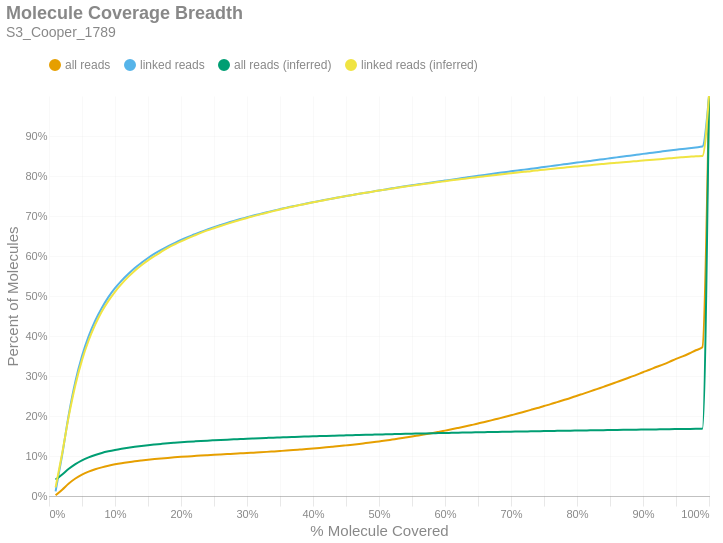

Here is the notebook cell this chart was saved with:
### Markdown cell above
### Molecule Read Coverage
This chart shows molecule coverage breadth as computed by the number of bases aligned to that molecule. In other words, "*how much of each unique long molecule is actually sequenced/aligned?*" Keep in mind there is a distinction between sequences and alignments, since some sequences belonging to a particular molecule may not align well and wouldn't appear in the alignment data. This chart also shows molecule coverage breadth as computed by the *inferred fragment* from which the aligned sequences originate. Unlike read coverage, this calculation takes into account the total insert size, including unsequenced gaps between the forward and reverse reads. Like the previous figures, these are cumulative percents.

### Code cell
if SKIPLR:
    print_html(f"Skipped")
else:
    binned_df = consolidated_hist(valids['coverage_bp'], mask, 0.01, True)
    binned_df_inf = consolidated_hist(valids['coverage_inserts'], mask, 0.01, True)
    binned_df = binned_df.with_columns(pl.lit(binned_df_inf['all reads (cumsum)']).alias('all reads (inferred)'))
    binned_df = binned_df.with_columns(pl.lit(binned_df_inf['linked reads (cumsum)']).alias('linked reads (inferred)'))
    binned_df = binned_df.with_columns(
        (pl.col('bin').cast(pl.Float64) + 0.01).alias('right_edge')
    )

    with SafeRender(binned_df):
        (
            density_plot(binned_df, 'Molecule Coverage Breadth', samplename, 'molcov', ['all reads (inferred)','linked reads (inferred)'])
            .encode(
                #x=alt.X('bin:Q', title="% Molecule Covered").axis(format = '%').scale(padding=0),
                x=alt.X('right_edge:Q', title="% Molecule Covered").axis(format='%').scale(padding=0),
                y=alt.Y('value:Q', title='Percent of Molecules')
                    .axis(format='%')
                    .stack(False)
                    .scale(domainMin=0, padding=0),
                color=alt.Color("key:N").scale(domain = ["all reads", "linked reads", "all reads (inferred)", "linked reads (inferred)"]),
                tooltip = [
                    alt.Tooltip("key:N", title = "Data Type"),
                    alt.Tooltip("range_label:N", title="% Molecule Covered"),
                    alt.Tooltip("value:Q", format = ".2%", title="% Molecules")
                ]
            )
        ).display()

### Figure 1 — Vega-Lite specification as saved in the notebook (floating-point values rounded to 4 significant figures)
{"width": "container", "height": 400, "config": {"title": {"anchor": "start", "dy": -15, "fontSize": 18, "color": "#888888", "subtitleColor": "#888888", "subtitleFontSize": 14}, "arc": {"fill": "#0072B2"}, "axis": {"domainColor": "#888888", "domainWidth": 0.5, "gridWidth": 0.2, "grid": false, "titleFontWeight": 400, "titleFontSize": 15, "labelFontSize": 11, "labelColor": "#888888", "tickColor": "#888888", "tickWidth": 0.2, "titleColor": "#888888"}, "axisBand": {"grid": false}, "axisX": {"grid": true, "tickSize": 10, "domainCap": "round"}, "axisY": {"domain": false, "grid": true, "tickSize": 0, "domainCap": "round"}, "background": "transparent", "header": {"labelFontSize": 15, "labelColor": "#888888", "titleFontSize": 15, "titleFontWeight": 600, "titleColor": "#888888"}, "legend": {"labelFont": "sans-serif", "labelFontSize": 12, "labelColor": "#888888", "symbolSize": 100, "symbolType": "circle", "titleFontSize": 12, "titlePadding": 10, "titleColor": "#888888", "title": null, "orient": "top"}, "range": {"category": ["#E69F00", "#56B4E9", "#009E73", "#F0E442", "#0072B2", "#D55E00", "#CC79A7", "#000000"], "diverging": ["#cfe8f3", "#a2d4ec", "#73bfe2", "#46abdb", "#1696d2", "#12719e"]}, "area": {"fill": "#0072B2", "fillOpacity": 0.7, "line": true, "strokeOpacity": 0.7}, "line": {"color": "#0072B2", "stroke": "#0072B2", "strokeWidth": 2}, "trail": {"color": "#0072B2", "stroke": "#0072B2", "strokeWidth": 0, "size": 1}, "point": {"filled": true, "fillOpacity": 1.0, "size": 95}, "text": {"color": "#888888", "fontSize": 11, "align": "right", "fontWeight": 400, "size": 11}, "bar": {"fill": "#0072B2", "stroke": null}, "view": {"stroke": null, "continuousWidth": 660, "continuousHeight": 400}}, "data": {"name": "data-d3ca581707397f487d1f52459ad8e36b"}, "mark": {"type": "line", "interpolate": "monotone", "point": {"opacity": 0, "size": 275}}, "encoding": {"color": {"field": "key", "scale": {"domain": ["all reads", "linked reads", "all reads (inferred)", "linked reads (inferred)"]}, "type": "nominal"}, "tooltip": [{"field": "key", "title": "Data Type", "type": "nominal"}, {"field": "range_label", "title": "% Molecule Covered", "type": "nominal"}, {"field": "value", "format": ".2%", "title": "% Molecules", "type": "quantitative"}], "x": {"axis": {"format": "%"}, "field": "right_edge", "scale": {"padding": 0}, "title": "% Molecule Covered", "type": "quantitative"}, "y": {"axis": {"format": "%"}, "field": "value", "scale": {"domainMin": 0, "padding": 0}, "stack": false, "title": "Percent of Molecules", "type": "quantitative"}}, "params": [{"name": "param_c36ac31b6afebe62", "select": {"type": "point", "fields": ["key"]}, "bind": "legend"}], "title": {"text": "Molecule Coverage Breadth", "subtitle": "S3_Cooper_1789"}, "transform": [{"fold": ["all reads (cumsum)", "linked reads (cumsum)", "all reads (inferred)", "linked reads (inferred)"]}, {"calculate": "replace(datum.key, ' (cumsum)', '')", "as": "key"}, {"filter": {"param": "param_c36ac31b6afebe62"}}], "usermeta": {"embedOptions": {"downloadFileName": "S3_Cooper_1789.molcov"}}, "$schema": "https://vega.github.io/schema/vega-lite/v6.1.0.json", "datasets": {"data-d3ca581707397f487d1f52459ad8e36b": [{"bin": "0.0", "interval": "0.0-0.01", "all reads": 0.001865, "linked reads": 0.01143, "all reads (cumsum)": 0.001865, "linked reads (cumsum)": 0.01143, "range_label": "0.0-0.01", "all reads (inferred)": 0.041, "linked reads (inferred)": 0.02169, "right_edge": 0.01}, {"bin": "0.01", "interval": "0.01-0.02", "all reads": 0.01402, "linked reads": 0.09168, "all reads (cumsum)": 0.01589, "linked reads (cumsum)": 0.1031, "range_label": "0.01-0.02", "all reads (inferred)": 0.054, "linked reads (inferred)": 0.1068, "right_edge": 0.02}, {"bin": "0.02", "interval": "0.02-0.03", "all reads": 0.01534, "linked reads": 0.101, "all reads (cumsum)": 0.03123, "linked reads (cumsum)": 0.2041, "range_label": "0.02-0.03", "all reads (inferred)": 0.06807, "linked reads (inferred)": 0.1997, "right_edge": 0.03}, {"bin": "0.03", "interval": "0.03-0.04", "all reads": 0.01252, "linked reads": 0.08249, "all reads (cumsum)": 0.04375, "linked reads (cumsum)": 0.2866, "range_label": "0.03-0.04", "all reads (inferred)": 0.07986, "linked reads (inferred)": 0.2777, "right_edge": 0.04}, {"bin": "0.04", "interval": "0.04-0.05", "all reads": 0.009612, "linked reads": 0.06338, "all reads (cumsum)": 0.05336, "linked reads (cumsum)": 0.35, "range_label": "0.04-0.05", "all reads (inferred)": 0.08924, "linked reads (inferred)": 0.3397, "right_edge": 0.05}, {"bin": "0.05", "interval": "0.05-0.06", "all reads": 0.007487, "linked reads": 0.04929, "all reads (cumsum)": 0.06085, "linked reads (cumsum)": 0.3992, "range_label": "0.05-0.06", "all reads (inferred)": 0.09665, "linked reads (inferred)": 0.3888, "right_edge": 0.06}, {"bin": "0.06", "interval": "0.06-0.07", "all reads": 0.005969, "linked reads": 0.03922, "all reads (cumsum)": 0.06682, "linked reads (cumsum)": 0.4385, "range_label": "0.06-0.07", "all reads (inferred)": 0.1026, "linked reads (inferred)": 0.4283, "right_edge": 0.07}, {"bin": "0.07", "interval": "0.07-0.08", "all reads": 0.004797, "linked reads": 0.03152, "all reads (cumsum)": 0.07161, "linked reads (cumsum)": 0.47, "range_label": "0.07-0.08", "all reads (inferred)": 0.1076, "linked reads (inferred)": 0.4612, "right_edge": 0.08}, {"bin": "0.08", "interval": "0.08-0.09", "all reads": 0.004138, "linked reads": 0.0272, "all reads (cumsum)": 0.07575, "linked reads (cumsum)": 0.4972, "range_label": "0.08-0.09", "all reads (inferred)": 0.1116, "linked reads (inferred)": 0.4879, "right_edge": 0.09}, {"bin": "0.09", "interval": "0.09-0.1", "all reads": 0.00341, "linked reads": 0.02224, "all reads (cumsum)": 0.07916, "linked reads (cumsum)": 0.5194, "range_label": "0.09-0.1", "all reads (inferred)": 0.1151, "linked reads (inferred)": 0.5106, "right_edge": 0.1}, {"bin": "0.1", "interval": "0.1-0.11", "all reads": 0.002911, "linked reads": 0.01896, "all reads (cumsum)": 0.08207, "linked reads (cumsum)": 0.5384, "range_label": "0.1-0.11", "all reads (inferred)": 0.118, "linked reads (inferred)": 0.5302, "right_edge": 0.11}, {"bin": "0.11", "interval": "0.11-0.12", "all reads": 0.002528, "linked reads": 0.01647, "all reads (cumsum)": 0.0846, "linked reads (cumsum)": 0.5548, "range_label": "0.11-0.12", "all reads (inferred)": 0.1207, "linked reads (inferred)": 0.5478, "right_edge": 0.12}, {"bin": "0.12", "interval": "0.12-0.13", "all reads": 0.002335, "linked reads": 0.01515, "all reads (cumsum)": 0.08694, "linked reads (cumsum)": 0.57, "range_label": "0.12-0.13", "all reads (inferred)": 0.1231, "linked reads (inferred)": 0.5634, "right_edge": 0.13}, {"bin": "0.13", "interval": "0.13-0.14", "all reads": 0.001998, "linked reads": 0.01294, "all reads (cumsum)": 0.08893, "linked reads (cumsum)": 0.5829, "range_label": "0.13-0.14", "all reads (inferred)": 0.1252, "linked reads (inferred)": 0.577, "right_edge": 0.14}, {"bin": "0.14", "interval": "0.14-0.15", "all reads": 0.001851, "linked reads": 0.01198, "all reads (cumsum)": 0.09078, "linked reads (cumsum)": 0.5949, "range_label": "0.14-0.15", "all reads (inferred)": 0.127, "linked reads (inferred)": 0.589, "right_edge": 0.15}, {"bin": "0.15", "interval": "0.15-0.16", "all reads": 0.001678, "linked reads": 0.01075, "all reads (cumsum)": 0.09246, "linked reads (cumsum)": 0.6057, "range_label": "0.15-0.16", "all reads (inferred)": 0.1286, "linked reads (inferred)": 0.5999, "right_edge": 0.16}, {"bin": "0.16", "interval": "0.16-0.17", "all reads": 0.00146, "linked reads": 0.009421, "all reads (cumsum)": 0.09392, "linked reads (cumsum)": 0.6151, "range_label": "0.16-0.17", "all reads (inferred)": 0.1302, "linked reads (inferred)": 0.6104, "right_edge": 0.17}, {"bin": "0.17", "interval": "0.17-0.18", "all reads": 0.001357, "linked reads": 0.008677, "all reads (cumsum)": 0.09528, "linked reads (cumsum)": 0.6238, "range_label": "0.17-0.18", "all reads (inferred)": 0.1317, "linked reads (inferred)": 0.6202, "right_edge": 0.18}, {"bin": "0.18", "interval": "0.18-0.19", "all reads": 0.001293, "linked reads": 0.008221, "all reads (cumsum)": 0.09657, "linked reads (cumsum)": 0.632, "range_label": "0.18-0.19", "all reads (inferred)": 0.133, "linked reads (inferred)": 0.6287, "right_edge": 0.19}, {"bin": "0.19", "interval": "0.19-0.2", "all reads": 0.001249, "linked reads": 0.007934, "all reads (cumsum)": 0.09782, "linked reads (cumsum)": 0.6399, "range_label": "0.19-0.2", "all reads (inferred)": 0.1342, "linked reads (inferred)": 0.6366, "right_edge": 0.2}, {"bin": "0.2", "interval": "0.2-0.21", "all reads": 0.001171, "linked reads": 0.00734, "all reads (cumsum)": 0.09899, "linked reads (cumsum)": 0.6473, "range_label": "0.2-0.21", "all reads (inferred)": 0.1353, "linked reads (inferred)": 0.644, "right_edge": 0.21}, {"bin": "0.21", "interval": "0.21-0.22", "all reads": 0.001049, "linked reads": 0.006582, "all reads (cumsum)": 0.1, "linked reads (cumsum)": 0.6539, "range_label": "0.21-0.22", "all reads (inferred)": 0.1364, "linked reads (inferred)": 0.651, "right_edge": 0.22}, {"bin": "0.22", "interval": "0.22-0.23", "all reads": 0.001055, "linked reads": 0.006567, "all reads (cumsum)": 0.1011, "linked reads (cumsum)": 0.6604, "range_label": "0.22-0.23", "all reads (inferred)": 0.1375, "linked reads (inferred)": 0.6579, "right_edge": 0.23}, {"bin": "0.23", "interval": "0.23-0.24", "all reads": 0.0009682, "linked reads": 0.005894, "all reads (cumsum)": 0.1021, "linked reads (cumsum)": 0.6663, "range_label": "0.23-0.24", "all reads (inferred)": 0.1384, "linked reads (inferred)": 0.664, "right_edge": 0.24}, {"bin": "0.24", "interval": "0.24-0.25", "all reads": 0.0009488, "linked reads": 0.005674, "all reads (cumsum)": 0.103, "linked reads (cumsum)": 0.672, "range_label": "0.24-0.25", "all reads (inferred)": 0.1393, "linked reads (inferred)": 0.6696, "right_edge": 0.25}, {"bin": "0.25", "interval": "0.25-0.26", "all reads": 0.0009094, "linked reads": 0.005409, "all reads (cumsum)": 0.1039, "linked reads (cumsum)": 0.6774, "range_label": "0.25-0.26", "all reads (inferred)": 0.1401, "linked reads (inferred)": 0.6751, "right_edge": 0.26}, {"bin": "0.26", "interval": "0.26-0.27", "all reads": 0.0008932, "linked reads": 0.005278, "all reads (cumsum)": 0.1048, "linked reads (cumsum)": 0.6827, "range_label": "0.26-0.27", "all reads (inferred)": 0.1409, "linked reads (inferred)": 0.6804, "right_edge": 0.27}, {"bin": "0.27", "interval": "0.27-0.28", "all reads": 0.0008721, "linked reads": 0.004916, "all reads (cumsum)": 0.1057, "linked reads (cumsum)": 0.6876, "range_label": "0.27-0.28", "all reads (inferred)": 0.1417, "linked reads (inferred)": 0.6855, "right_edge": 0.28}, {"bin": "0.28", "interval": "0.28-0.29", "all reads": 0.0009066, "linked reads": 0.00471, "all reads (cumsum)": 0.1066, "linked reads (cumsum)": 0.6923, "range_label": "0.28-0.29", "all reads (inferred)": 0.1424, "linked reads (inferred)": 0.6902, "right_edge": 0.29}, {"bin": "0.29", "interval": "0.29-0.3", "all reads": 0.0008944, "linked reads": 0.004445, "all reads (cumsum)": 0.1075, "linked reads (cumsum)": 0.6967, "range_label": "0.29-0.3", "all reads (inferred)": 0.1432, "linked reads (inferred)": 0.6952, "right_edge": 0.3}, {"bin": "0.3", "interval": "0.3-0.31", "all reads": 0.0009282, "linked reads": 0.004434, "all reads (cumsum)": 0.1084, "linked reads (cumsum)": 0.7012, "range_label": "0.3-0.31", "all reads (inferred)": 0.1439, "linked reads (inferred)": 0.6997, "right_edge": 0.31}, {"bin": "0.31", "interval": "0.31-0.32", "all reads": 0.0009144, "linked reads": 0.004038, "all reads (cumsum)": 0.1093, "linked reads (cumsum)": 0.7052, "range_label": "0.31-0.32", "all reads (inferred)": 0.1446, "linked reads (inferred)": 0.704, "right_edge": 0.32}, {"bin": "0.32", "interval": "0.32-0.33", "all reads": 0.0009805, "linked reads": 0.004045, "all reads (cumsum)": 0.1103, "linked reads (cumsum)": 0.7093, "range_label": "0.32-0.33", "all reads (inferred)": 0.1452, "linked reads (inferred)": 0.7082, "right_edge": 0.33}, {"bin": "0.33", "interval": "0.33-0.34", "all reads": 0.00109, "linked reads": 0.004101, "all reads (cumsum)": 0.1114, "linked reads (cumsum)": 0.7134, "range_label": "0.33-0.34", "all reads (inferred)": 0.1458, "linked reads (inferred)": 0.7122, "right_edge": 0.34}, {"bin": "0.34", "interval": "0.34-0.35", "all reads": 0.001095, "linked reads": 0.003877, "all reads (cumsum)": 0.1125, "linked reads (cumsum)": 0.7172, "range_label": "0.34-0.35", "all reads (inferred)": 0.1464, "linked reads (inferred)": 0.7161, "right_edge": 0.35}, {"bin": "0.35", "interval": "0.35-0.36", "all reads": 0.001103, "linked reads": 0.003709, "all reads (cumsum)": 0.1136, "linked reads (cumsum)": 0.721, "range_label": "0.35-0.36", "all reads (inferred)": 0.147, "linked reads (inferred)": 0.7201, "right_edge": 0.36}, {"bin": "0.36", "interval": "0.36-0.37", "all reads": 0.001166, "linked reads": 0.003354, "all reads (cumsum)": 0.1148, "linked reads (cumsum)": 0.7243, "range_label": "0.36-0.37", "all reads (inferred)": 0.1476, "linked reads (inferred)": 0.7237, "right_edge": 0.37}, {"bin": "0.37", "interval": "0.37-0.38", "all reads": 0.001247, "linked reads": 0.0035, "all reads (cumsum)": 0.116, "linked reads (cumsum)": 0.7278, "range_label": "0.37-0.38", "all reads (inferred)": 0.1482, "linked reads (inferred)": 0.7274, "right_edge": 0.38}, {"bin": "0.38", "interval": "0.38-0.39", "all reads": 0.001261, "linked reads": 0.003287, "all reads (cumsum)": 0.1173, "linked reads (cumsum)": 0.7311, "range_label": "0.38-0.39", "all reads (inferred)": 0.1487, "linked reads (inferred)": 0.7307, "right_edge": 0.39}, {"bin": "0.39", "interval": "0.39-0.4", "all reads": 0.001377, "linked reads": 0.003403, "all reads (cumsum)": 0.1187, "linked reads (cumsum)": 0.7345, "range_label": "0.39-0.4", "all reads (inferred)": 0.1492, "linked reads (inferred)": 0.7341, "right_edge": 0.4}, {"bin": "0.4", "interval": "0.4-0.41", "all reads": 0.001454, "linked reads": 0.003336, "all reads (cumsum)": 0.1201, "linked reads (cumsum)": 0.7378, "range_label": "0.4-0.41", "all reads (inferred)": 0.1497, "linked reads (inferred)": 0.7372, "right_edge": 0.41}, {"bin": "0.41", "interval": "0.41-0.42", "all reads": 0.001501, "linked reads": 0.003089, "all reads (cumsum)": 0.1216, "linked reads (cumsum)": 0.7409, "range_label": "0.41-0.42", "all reads (inferred)": 0.1502, "linked reads (inferred)": 0.7405, "right_edge": 0.42}, {"bin": "0.42", "interval": "0.42-0.43", "all reads": 0.001579, "linked reads": 0.003085, "all reads (cumsum)": 0.1232, "linked reads (cumsum)": 0.744, "range_label": "0.42-0.43", "all reads (inferred)": 0.1507, "linked reads (inferred)": 0.7436, "right_edge": 0.43}, {"bin": "0.43", "interval": "0.43-0.44", "all reads": 0.001614, "linked reads": 0.002865, "all reads (cumsum)": 0.1248, "linked reads (cumsum)": 0.7469, "range_label": "0.43-0.44", "all reads (inferred)": 0.1512, "linked reads (inferred)": 0.7467, "right_edge": 0.44}, {"bin": "0.44", "interval": "0.44-0.45", "all reads": 0.001769, "linked reads": 0.003029, "all reads (cumsum)": 0.1266, "linked reads (cumsum)": 0.7499, "range_label": "0.44-0.45", "all reads (inferred)": 0.1517, "linked reads (inferred)": 0.7497, "right_edge": 0.45}, {"bin": "0.45", "interval": "0.45-0.46", "all reads": 0.001784, "linked reads": 0.002861, "all reads (cumsum)": 0.1284, "linked reads (cumsum)": 0.7528, "range_label": "0.45-0.46", "all reads (inferred)": 0.1521, "linked reads (inferred)": 0.7526, "right_edge": 0.46}, {"bin": "0.46", "interval": "0.46-0.47", "all reads": 0.001869, "linked reads": 0.002716, "all reads (cumsum)": 0.1302, "linked reads (cumsum)": 0.7555, "range_label": "0.46-0.47", "all reads (inferred)": 0.1526, "linked reads (inferred)": 0.7555, "right_edge": 0.47}, {"bin": "0.47", "interval": "0.47-0.48", "all reads": 0.002016, "linked reads": 0.002787, "all reads (cumsum)": 0.1322, "linked reads (cumsum)": 0.7583, "range_label": "0.47-0.48", "all reads (inferred)": 0.153, "linked reads (inferred)": 0.7582, "right_edge": 0.48}, {"bin": "0.48", "interval": "0.48-0.49", "all reads": 0.001973, "linked reads": 0.002697, "all reads (cumsum)": 0.1342, "linked reads (cumsum)": 0.761, "range_label": "0.48-0.49", "all reads (inferred)": 0.1534, "linked reads (inferred)": 0.7608, "right_edge": 0.49}, {"bin": "0.49", "interval": "0.49-0.5", "all reads": 0.002267, "linked reads": 0.002805, "all reads (cumsum)": 0.1365, "linked reads (cumsum)": 0.7638, "range_label": "0.49-0.5", "all reads (inferred)": 0.1538, "linked reads (inferred)": 0.7635, "right_edge": 0.5}, {"bin": "0.5", "interval": "0.5-0.51", "all reads": 0.002161, "linked reads": 0.002607, "all reads (cumsum)": 0.1386, "linked reads (cumsum)": 0.7664, "range_label": "0.5-0.51", "all reads (inferred)": 0.1542, "linked reads (inferred)": 0.766, "right_edge": 0.51}, {"bin": "0.51", "interval": "0.51-0.52", "all reads": 0.00244, "linked reads": 0.002734, "all reads (cumsum)": 0.1411, "linked reads (cumsum)": 0.7691, "range_label": "0.51-0.52", "all reads (inferred)": 0.1546, "linked reads (inferred)": 0.7685, "right_edge": 0.52}, {"bin": "0.52", "interval": "0.52-0.53", "all reads": 0.00242, "linked reads": 0.002667, "all reads (cumsum)": 0.1435, "linked reads (cumsum)": 0.7718, "range_label": "0.52-0.53", "all reads (inferred)": 0.155, "linked reads (inferred)": 0.7711, "right_edge": 0.53}, {"bin": "0.53", "interval": "0.53-0.54", "all reads": 0.002535, "linked reads": 0.00248, "all reads (cumsum)": 0.146, "linked reads (cumsum)": 0.7743, "range_label": "0.53-0.54", "all reads (inferred)": 0.1554, "linked reads (inferred)": 0.7737, "right_edge": 0.54}, {"bin": "0.54", "interval": "0.54-0.55", "all reads": 0.002565, "linked reads": 0.002462, "all reads (cumsum)": 0.1486, "linked reads (cumsum)": 0.7767, "range_label": "0.54-0.55", "all reads (inferred)": 0.1558, "linked reads (inferred)": 0.7759, "right_edge": 0.55}, {"bin": "0.55", "interval": "0.55-0.56", "all reads": 0.002805, "linked reads": 0.002383, "all reads (cumsum)": 0.1514, "linked reads (cumsum)": 0.7791, "range_label": "0.55-0.56", "all reads (inferred)": 0.1561, "linked reads (inferred)": 0.7781, "right_edge": 0.56}, {"bin": "0.56", "interval": "0.56-0.57", "all reads": 0.002788, "linked reads": 0.002406, "all reads (cumsum)": 0.1542, "linked reads (cumsum)": 0.7815, "range_label": "0.56-0.57", "all reads (inferred)": 0.1565, "linked reads (inferred)": 0.7805, "right_edge": 0.57}, {"bin": "0.57", "interval": "0.57-0.58", "all reads": 0.002936, "linked reads": 0.002342, "all reads (cumsum)": 0.1571, "linked reads (cumsum)": 0.7838, "range_label": "0.57-0.58", "all reads (inferred)": 0.1569, "linked reads (inferred)": 0.7827, "right_edge": 0.58}, {"bin": "0.58", "interval": "0.58-0.59", "all reads": 0.003134, "linked reads": 0.002432, "all reads (cumsum)": 0.1603, "linked reads (cumsum)": 0.7863, "range_label": "0.58-0.59", "all reads (inferred)": 0.1572, "linked reads (inferred)": 0.7848, "right_edge": 0.59}, {"bin": "0.59", "interval": "0.59-0.6", "all reads": 0.003215, "linked reads": 0.002323, "all reads (cumsum)": 0.1635, "linked reads (cumsum)": 0.7886, "range_label": "0.59-0.6", "all reads (inferred)": 0.1576, "linked reads (inferred)": 0.7871, "right_edge": 0.6}, {"bin": "0.6", "interval": "0.6-0.61", "all reads": 0.003222, "linked reads": 0.002353, "all reads (cumsum)": 0.1667, "linked reads (cumsum)": 0.791, "range_label": "0.6-0.61", "all reads (inferred)": 0.1579, "linked reads (inferred)": 0.7893, "right_edge": 0.61}, {"bin": "0.61", "interval": "0.61-0.62", "all reads": 0.003452, "linked reads": 0.002432, "all reads (cumsum)": 0.1702, "linked reads (cumsum)": 0.7934, "range_label": "0.61-0.62", "all reads (inferred)": 0.1583, "linked reads (inferred)": 0.7914, "right_edge": 0.62}, {"bin": "0.62", "interval": "0.62-0.63", "all reads": 0.003543, "linked reads": 0.002338, "all reads (cumsum)": 0.1737, "linked reads (cumsum)": 0.7957, "range_label": "0.62-0.63", "all reads (inferred)": 0.1586, "linked reads (inferred)": 0.7933, "right_edge": 0.63}, {"bin": "0.63", "interval": "0.63-0.64", "all reads": 0.003638, "linked reads": 0.002346, "all reads (cumsum)": 0.1773, "linked reads (cumsum)": 0.7981, "range_label": "0.63-0.64", "all reads (inferred)": 0.1589, "linked reads (inferred)": 0.7954, "right_edge": 0.64}, {"bin": "0.64", "interval": "0.64-0.65", "all reads": 0.003674, "linked reads": 0.002327, "all reads (cumsum)": 0.181, "linked reads (cumsum)": 0.8004, "range_label": "0.64-0.65", "all reads (inferred)": 0.1593, "linked reads (inferred)": 0.7973, "right_edge": 0.65}, {"bin": "0.65", "interval": "0.65-0.66", "all reads": 0.004076, "linked reads": 0.00232, "all reads (cumsum)": 0.1851, "linked reads (cumsum)": 0.8027, "range_label": "0.65-0.66", "all reads (inferred)": 0.1596, "linked reads (inferred)": 0.7993, "right_edge": 0.66}, {"bin": "0.66", "interval": "0.66-0.67", "all reads": 0.004009, "linked reads": 0.002484, "all reads (cumsum)": 0.1891, "linked reads (cumsum)": 0.8052, "range_label": "0.66-0.67", "all reads (inferred)": 0.1599, "linked reads (inferred)": 0.8013, "right_edge": 0.67}, {"bin": "0.67", "interval": "0.67-0.68", "all reads": 0.004153, "linked reads": 0.002275, "all reads (cumsum)": 0.1932, "linked reads (cumsum)": 0.8075, "range_label": "0.67-0.68", "all reads (inferred)": 0.1602, "linked reads (inferred)": 0.8031, "right_edge": 0.68}, {"bin": "0.68", "interval": "0.68-0.69", "all reads": 0.004128, "linked reads": 0.002099, "all reads (cumsum)": 0.1974, "linked reads (cumsum)": 0.8096, "range_label": "0.68-0.69", "all reads (inferred)": 0.1605, "linked reads (inferred)": 0.8049, "right_edge": 0.69}, {"bin": "0.69", "interval": "0.69-0.7", "all reads": 0.004381, "linked reads": 0.002163, "all reads (cumsum)": 0.2018, "linked reads (cumsum)": 0.8117, "range_label": "0.69-0.7", "all reads (inferred)": 0.1608, "linked reads (inferred)": 0.8068, "right_edge": 0.7}, {"bin": "0.7", "interval": "0.7-0.71", "all reads": 0.004315, "linked reads": 0.002148, "all reads (cumsum)": 0.2061, "linked reads (cumsum)": 0.8139, "range_label": "0.7-0.71", "all reads (inferred)": 0.1611, "linked reads (inferred)": 0.8087, "right_edge": 0.71}, {"bin": "0.71", "interval": "0.71-0.72", "all reads": 0.004563, "linked reads": 0.002047, "all reads (cumsum)": 0.2106, "linked reads (cumsum)": 0.8159, "range_label": "0.71-0.72", "all reads (inferred)": 0.1614, "linked reads (inferred)": 0.8105, "right_edge": 0.72}, {"bin": "0.72", "interval": "0.72-0.73", "all reads": 0.00461, "linked reads": 0.002148, "all reads (cumsum)": 0.2152, "linked reads (cumsum)": 0.8181, "range_label": "0.72-0.73", "all reads (inferred)": 0.1617, "linked reads (inferred)": 0.8121, "right_edge": 0.73}, {"bin": "0.73", "interval": "0.73-0.74", "all reads": 0.004638, "linked reads": 0.002092, "all reads (cumsum)": 0.2199, "linked reads (cumsum)": 0.8202, "range_label": "0.73-0.74", "all reads (inferred)": 0.162, "linked reads (inferred)": 0.8139, "right_edge": 0.74}, {"bin": "0.74", "interval": "0.74-0.75", "all reads": 0.005061, "linked reads": 0.002256, "all reads (cumsum)": 0.2249, "linked reads (cumsum)": 0.8224, "range_label": "0.74-0.75", "all reads (inferred)": 0.1623, "linked reads (inferred)": 0.8159, "right_edge": 0.75}, {"bin": "0.75", "interval": "0.75-0.76", "all reads": 0.004753, "linked reads": 0.002237, "all reads (cumsum)": 0.2297, "linked reads (cumsum)": 0.8247, "range_label": "0.75-0.76", "all reads (inferred)": 0.1626, "linked reads (inferred)": 0.8176, "right_edge": 0.76}, {"bin": "0.76", "interval": "0.76-0.77", "all reads": 0.00509, "linked reads": 0.002196, "all reads (cumsum)": 0.2348, "linked reads (cumsum)": 0.8269, "range_label": "0.76-0.77", "all reads (inferred)": 0.1628, "linked reads (inferred)": 0.8193, "right_edge": 0.77}, {"bin": "0.77", "interval": "0.77-0.78", "all reads": 0.005099, "linked reads": 0.002275, "all reads (cumsum)": 0.2399, "linked reads (cumsum)": 0.8291, "range_label": "0.77-0.78", "all reads (inferred)": 0.1631, "linked reads (inferred)": 0.8208, "right_edge": 0.78}, {"bin": "0.78", "interval": "0.78-0.79", "all reads": 0.005178, "linked reads": 0.002058, "all reads (cumsum)": 0.2451, "linked reads (cumsum)": 0.8312, "range_label": "0.78-0.79", "all reads (inferred)": 0.1633, "linked reads (inferred)": 0.8223, "right_edge": 0.79}, {"bin": "0.79", "interval": "0.79-0.8", "all reads": 0.005693, "linked reads": 0.002316, "all reads (cumsum)": 0.2508, "linked reads (cumsum)": 0.8335, "range_label": "0.79-0.8", "all reads (inferred)": 0.1636, "linked reads (inferred)": 0.8239, "right_edge": 0.8}, {"bin": "0.8", "interval": "0.8-0.81", "all reads": 0.005252, "linked reads": 0.002073, "all reads (cumsum)": 0.256, "linked reads (cumsum)": 0.8356, "range_label": "0.8-0.81", "all reads (inferred)": 0.1639, "linked reads (inferred)": 0.8255, "right_edge": 0.81}, {"bin": "0.81", "interval": "0.81-0.82", "all reads": 0.005517, "linked reads": 0.002181, "all reads (cumsum)": 0.2615, "linked reads (cumsum)": 0.8378, "range_label": "0.81-0.82", "all reads (inferred)": 0.1641, "linked reads (inferred)": 0.827, "right_edge": 0.82}, {"bin": "0.82", "interval": "0.82-0.83", "all reads": 0.005734, "linked reads": 0.00223, "all reads (cumsum)": 0.2673, "linked reads (cumsum)": 0.84, "range_label": "0.82-0.83", "all reads (inferred)": 0.1644, "linked reads (inferred)": 0.8286, "right_edge": 0.83}, {"bin": "0.83", "interval": "0.83-0.84", "all reads": 0.005666, "linked reads": 0.002118, "all reads (cumsum)": 0.2729, "linked reads (cumsum)": 0.8421, "range_label": "0.83-0.84", "all reads (inferred)": 0.1646, "linked reads (inferred)": 0.8302, "right_edge": 0.84}, {"bin": "0.84", "interval": "0.84-0.85", "all reads": 0.005724, "linked reads": 0.002237, "all reads (cumsum)": 0.2786, "linked reads (cumsum)": 0.8444, "range_label": "0.84-0.85", "all reads (inferred)": 0.1649, "linked reads (inferred)": 0.8317, "right_edge": 0.85}, {"bin": "0.85", "interval": "0.85-0.86", "all reads": 0.006002, "linked reads": 0.0022, "all reads (cumsum)": 0.2846, "linked reads (cumsum)": 0.8466, "range_label": "0.85-0.86", "all reads (inferred)": 0.1651, "linked reads (inferred)": 0.833, "right_edge": 0.86}, {"bin": "0.86", "interval": "0.86-0.87", "all reads": 0.005971, "linked reads": 0.00223, "all reads (cumsum)": 0.2906, "linked reads (cumsum)": 0.8488, "range_label": "0.86-0.87", "all reads (inferred)": 0.1653, "linked reads (inferred)": 0.8344, "right_edge": 0.87}, {"bin": "0.87", "interval": "0.87-0.88", "all reads": 0.006189, "linked reads": 0.002129, "all reads (cumsum)": 0.2968, "linked reads (cumsum)": 0.8509, "range_label": "0.87-0.88", "all reads (inferred)": 0.1656, "linked reads (inferred)": 0.8359, "right_edge": 0.88}, {"bin": "0.88", "interval": "0.88-0.89", "all reads": 0.006163, "linked reads": 0.002193, "all reads (cumsum)": 0.303, "linked reads (cumsum)": 0.8531, "range_label": "0.88-0.89", "all reads (inferred)": 0.1658, "linked reads (inferred)": 0.8372, "right_edge": 0.89}, {"bin": "0.89", "interval": "0.89-0.9", "all reads": 0.006503, "linked reads": 0.002211, "all reads (cumsum)": 0.3095, "linked reads (cumsum)": 0.8553, "range_label": "0.89-0.9", "all reads (inferred)": 0.166, "linked reads (inferred)": 0.8385, "right_edge": 0.9}, {"bin": "0.9", "interval": "0.9-0.91", "all reads": 0.006016, "linked reads": 0.00211, "all reads (cumsum)": 0.3155, "linked reads (cumsum)": 0.8574, "range_label": "0.9-0.91", "all reads (inferred)": 0.1663, "linked reads (inferred)": 0.8399, "right_edge": 0.91}, {"bin": "0.91", "interval": "0.91-0.92", "all reads": 0.007012, "linked reads": 0.002178, "all reads (cumsum)": 0.3225, "linked reads (cumsum)": 0.8596, "range_label": "0.91-0.92", "all reads (inferred)": 0.1665, "linked reads (inferred)": 0.8413, "right_edge": 0.92}, {"bin": "0.92", "interval": "0.92-0.93", "all reads": 0.006105, "linked reads": 0.002054, "all reads (cumsum)": 0.3286, "linked reads (cumsum)": 0.8617, "range_label": "0.92-0.93", "all reads (inferred)": 0.1668, "linked reads (inferred)": 0.8427, "right_edge": 0.93}, {"bin": "0.93", "interval": "0.93-0.94", "all reads": 0.00675, "linked reads": 0.002069, "all reads (cumsum)": 0.3354, "linked reads (cumsum)": 0.8637, "range_label": "0.93-0.94", "all reads (inferred)": 0.167, "linked reads (inferred)": 0.8441, "right_edge": 0.94}, {"bin": "0.94", "interval": "0.94-0.95", "all reads": 0.007381, "linked reads": 0.001912, "all reads (cumsum)": 0.3427, "linked reads (cumsum)": 0.8656, "range_label": "0.94-0.95", "all reads (inferred)": 0.1672, "linked reads (inferred)": 0.8455, "right_edge": 0.95}, {"bin": "0.95", "interval": "0.95-0.96", "all reads": 0.006205, "linked reads": 0.001935, "all reads (cumsum)": 0.3489, "linked reads (cumsum)": 0.8676, "range_label": "0.95-0.96", "all reads (inferred)": 0.1675, "linked reads (inferred)": 0.8468, "right_edge": 0.96}, {"bin": "0.96", "interval": "0.96-0.97", "all reads": 0.007374, "linked reads": 0.00192, "all reads (cumsum)": 0.3563, "linked reads (cumsum)": 0.8695, "range_label": "0.96-0.97", "all reads (inferred)": 0.1677, "linked reads (inferred)": 0.8481, "right_edge": 0.97}, {"bin": "0.97", "interval": "0.97-0.98", "all reads": 0.008086, "linked reads": 0.00198, "all reads (cumsum)": 0.3644, "linked reads (cumsum)": 0.8715, "range_label": "0.97-0.98", "all reads (inferred)": 0.168, "linked reads (inferred)": 0.8493, "right_edge": 0.98}, {"bin": "0.98", "interval": "0.98-0.99", "all reads": 0.007414, "linked reads": 0.002054, "all reads (cumsum)": 0.3718, "linked reads (cumsum)": 0.8735, "range_label": "0.98-0.99", "all reads (inferred)": 0.1683, "linked reads (inferred)": 0.8501, "right_edge": 0.99}, {"bin": "0.99", "interval": "0.99-1.0", "all reads": 0.6282, "linked reads": 0.1265, "all reads (cumsum)": 1.0, "linked reads (cumsum)": 1.0, "range_label": "0.99-1.0", "all reads (inferred)": 1.0, "linked reads (inferred)": 1.0, "right_edge": 1.0}]}}
